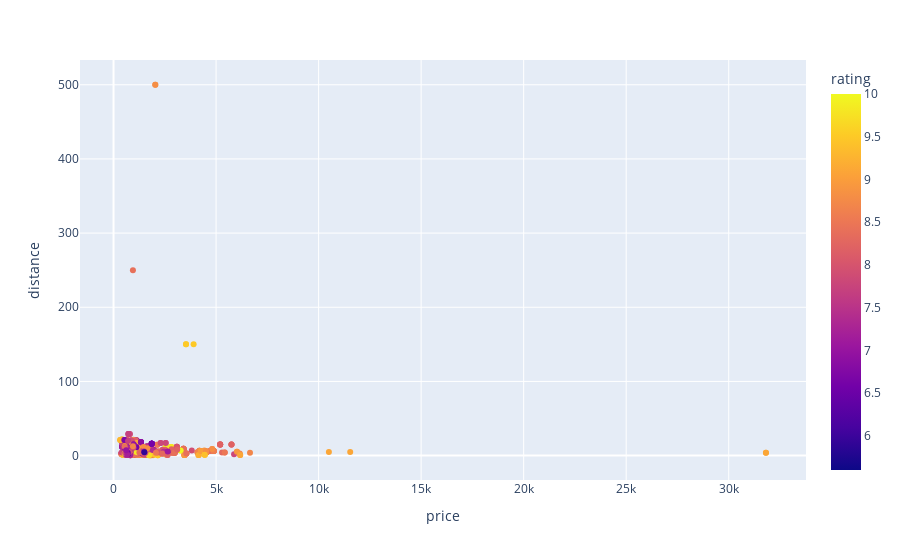

Notebook code for this chart:
### Code cell
# Visualization
import plotly.express as px

fig = px.scatter(hotel_df, x='price', y='distance', color='rating')
fig.show()

### Figure 1 — Plotly figure (JSON) as saved in the notebook; plotly's stock layout.template omitted (floating-point values rounded to 4 significant figures; data arrays with more than 128 entries replaced by an {"elided": "..."} marker saying what was removed)
{"data": [{"hovertemplate": "price=%{x}<br>distance=%{y}<br>rating=%{marker.color}<extra></extra>", "legendgroup": "", "marker": {"color": {"elided": "975 float values"}, "coloraxis": "coloraxis", "symbol": "circle"}, "mode": "markers", "name": "", "orientation": "v", "showlegend": false, "type": "scatter", "x": {"elided": "975 int values"}, "xaxis": "x", "y": {"elided": "975 float values"}, "yaxis": "y"}], "layout": {"coloraxis": {"colorbar": {"title": {"text": "rating"}}, "colorscale": [[0, "#0d0887"], [0.1111, "#46039f"], [0.2222, "#7201a8"], [0.3333, "#9c179e"], [0.4444, "#bd3786"], [0.5556, "#d8576b"], [0.6667, "#ed7953"], [0.7778, "#fb9f3a"], [0.8889, "#fdca26"], [1, "#f0f921"]]}, "legend": {"tracegroupgap": 0}, "margin": {"t": 60}, "xaxis": {"anchor": "y", "domain": [0, 1], "title": {"text": "price"}}, "yaxis": {"anchor": "x", "domain": [0, 1], "title": {"text": "distance"}}}}
